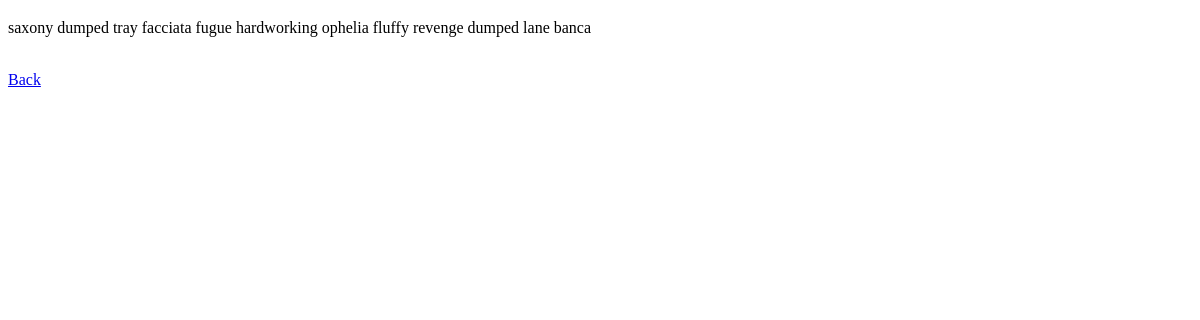
/done/, run on an earlier commit of the app's database.
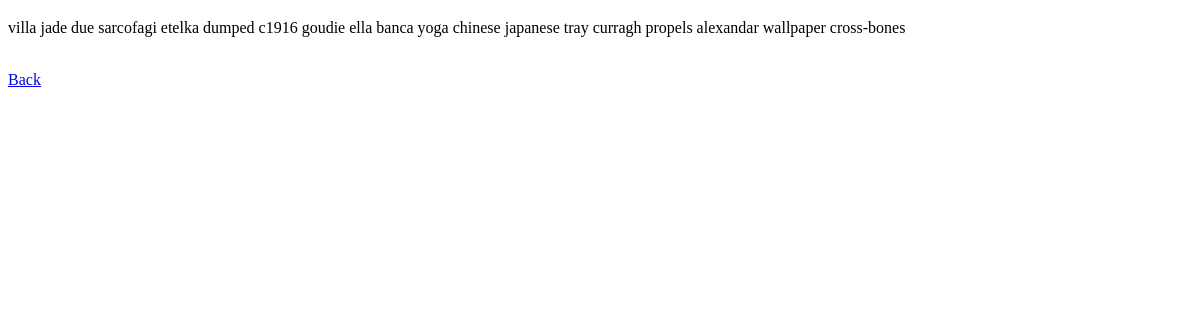
And on a later commit of the database.
### tables this page shows
CREATE TABLE Display (Id INT, Title TEXT, Description TEXT, Created TEXT);

### app.py (the view)
@app.route('/done/')
def done():
   con = sqlite3.connect("twam.db")
   con.row_factory = sqlite3.Row
   cur = con.cursor()
   cur.execute("select * from Display ORDER BY created DESC LIMIT 1")
   items = cur.fetchall();
   return render_template('done.html', items=items)

### templates/done.html (shortened to what this page needs)
<!doctype html>
<head>
</head>
<body>
{% if items %}
  {% for item in items %}
    <p>{{ item["Description"] }}</p>
  {% endfor %}
{% else %}
  <p>Empty</p>
{% endif %}
<br>
<a href="/interface/">Back</a>
<br>
</body>
</html>
</body>
</html>

What changed in the data, as far as the page shows it:
no longer on this page (row unchanged): Display: Description "saxony dumped tray facciata fugue hardworking ophelia fluffy revenge dumped lane banca"
added Display: Description "villa jade due sarcofagi etelka dumped c1916 goudie ella banca yoga chinese japanese tray curragh propels alexandar wallpaper cross-bones"
